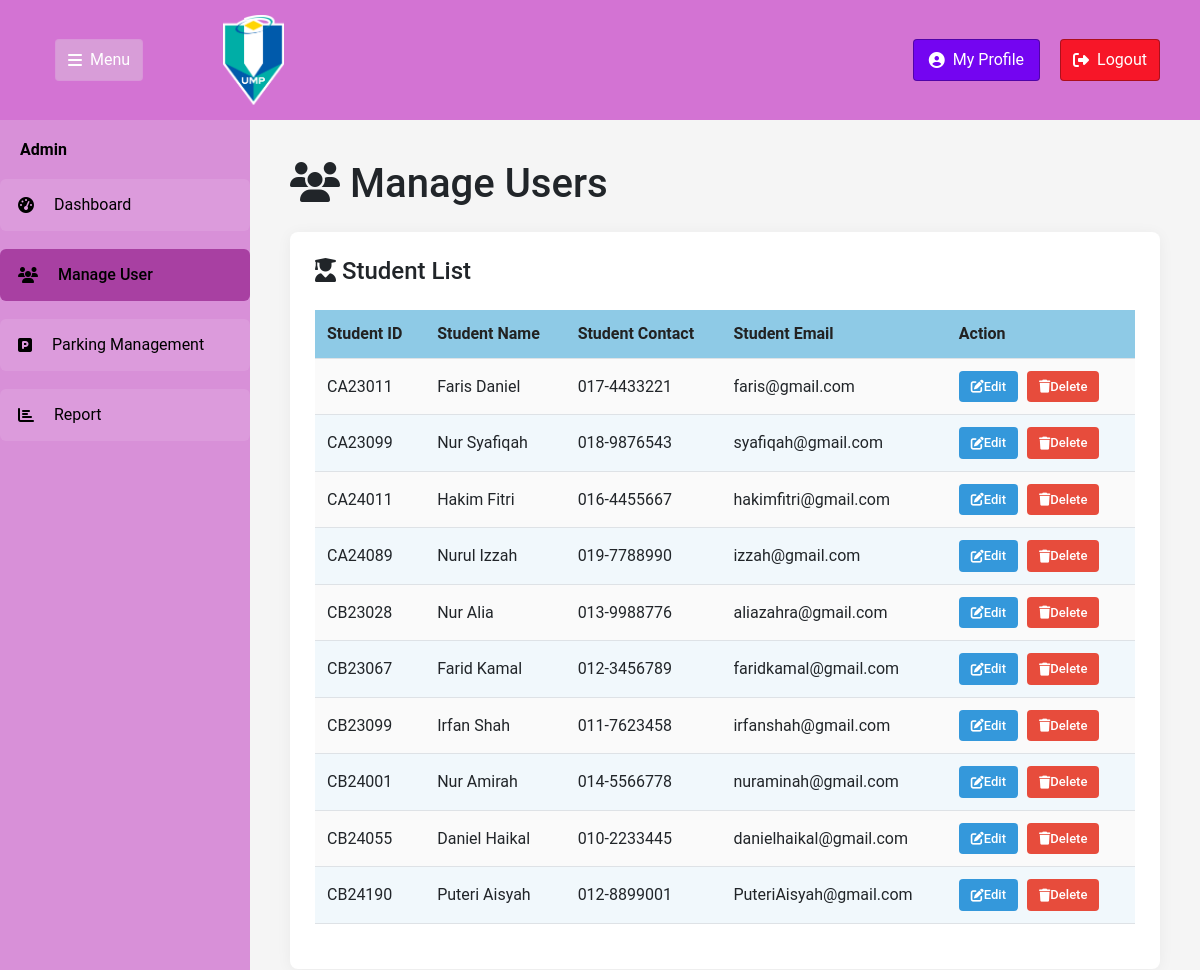
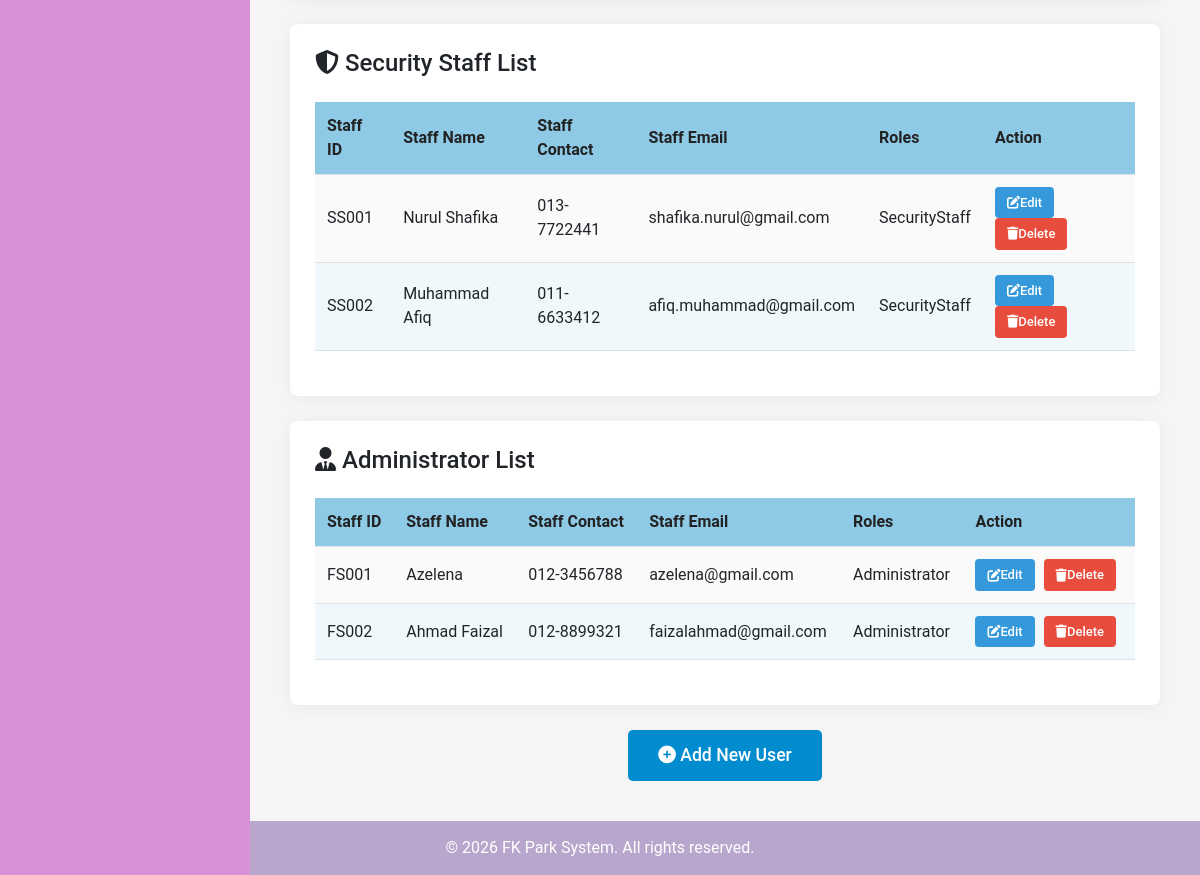
/ManageUser.php (signed in), run on the app's committed database (2 pictures, top to bottom).
### tables this page shows
CREATE TABLE `student` (
  `StudentID` varchar(10) NOT NULL,
  `StudentName` varchar(100) DEFAULT NULL,
  `StudentContact` varchar(20) DEFAULT NULL,
  `StudentEmail` varchar(100) DEFAULT NULL,
  `StudentPic` blob DEFAULT NULL,
  `StudentPassword` varchar(100) DEFAULT NULL
);

CREATE TABLE `staff` (
  `StaffID` varchar(10) NOT NULL,
  `StaffName` varchar(100) DEFAULT NULL,
  `StaffContact` varchar(20) DEFAULT NULL,
  `StaffEmail` varchar(100) DEFAULT NULL,
  `StaffPic` varchar(100) DEFAULT NULL,
  `StaffPassword` varchar(100) DEFAULT NULL,
  `Roles` varchar(50) DEFAULT NULL
);

### ManageUser.php (the view, shortened to what this page needs)
<?php
$conn = new mysqli("localhost", "root", "", "FKParkSystem", 3307);
$admin_id = $_SESSION['user_id'];
$query = "SELECT * FROM staff WHERE StaffID = ?";
$stmt = $conn->prepare($query);
$stmt->bind_param("s", $admin_id);
$stmt->execute();
$result = $stmt->get_result();
$students = [];
$result = $conn->query("SELECT * FROM student");
if ($result) {
    while ($row = $result->fetch_assoc()) {
        $students[] = $row;
    }
}
$security_staff = [];
$result2 = $conn->query("SELECT * FROM staff WHERE Roles = 'SecurityStaff'");
if ($result2) {
    while ($row = $result2->fetch_assoc()) {
        $security_staff[] = $row;
    }
}
$admin_staff = [];
$result3 = $conn->query("SELECT * FROM staff WHERE Roles = 'Administrator'");
if ($result3) {
    while ($row = $result3->fetch_assoc()) {
        $admin_staff[] = $row;
    }
}
?>
<!DOCTYPE html>
<html lang="en">
<head>
    <link href="https://cdn.jsdelivr.net/npm/bootstrap@5.1.3/dist/css/bootstrap.min.css" rel="stylesheet">
    <link rel="stylesheet" href="https://cdnjs.cloudflare.com/ajax/libs/font-awesome/6.4.0/css/all.min.css">
</head>
<body>
    <header class="header">
        <div class="header-left">
            <button class="togglebutton" id="sidebarToggle">
                <i class="fas fa-bars"></i>Menu
            </button>
            <div class="logo">
                <img src="UMPLogo.png" alt="UMPLogo">
            </div>
        </div>
        <div class="header-right">
            <a href="AdminProfile.php" class="profile">
                <i class="fas fa-user-circle"></i> My Profile
            </a>
            <a href="logout.php" class="logoutbutton" onclick="return confirm('Are you sure you want to log out?');">
                <i class="fas fa-sign-out-alt"></i> Logout
            </a>
        </div>
    </header>
    <nav class="sidebar" id="sidebar">
        <h1 class="sidebartitle"><strong>Admin</strong></h1>
        <ul class="menu">
            <li>
                <a href="AdminDashboard.php" class="menutext">
                    <i class="fas fa-tachometer-alt"></i> Dashboard
                </a>
            </li>
            <li>
                <a href="ManageUser.php" class="menutext active">
                    <i class="fas fa-users"></i> Manage User
                </a>
            </li>
            <li>
                <a href="ParkingManagement.php" class="menutext">
                    <i class="fas fa-parking"></i> Parking Management
                </a>
            </li>
            <li>
                <a href="Report.php" class="menutext">
                    <i class="fas fa-chart-bar"></i> Report
                </a>
            </li>
        </ul>
    </nav>
    <div class="container main-container" id="mainContainer">
        <h1 class="mb-4"><i class="fas fa-users"></i> Manage Users</h1>
        <div class="content-card">
            <h4 class="mb-4"><i class="fas fa-user-graduate"></i> Student List</h4>
            <table>
                <thead>
                    <tr>
                        <th>Student ID</th>
                        <th>Student Name</th>
                        <th>Student Contact</th>
                        <th>Student Email</th>
                        <th>Action</th>
                    </tr>
                </thead>
                <tbody>
                    <?php if (empty($students)): ?>
                        <tr>
                            <td colspan="5" class="no-data">No students found.</td>
                        </tr>
                    <?php else: ?>
                        <?php foreach ($students as $stud): ?>
                        <tr>
                            <td><?= htmlspecialchars($stud['StudentID']) ?></td>
                            <td><?= htmlspecialchars($stud['StudentName']) ?></td>
                            <td><?= htmlspecialchars($stud['StudentContact']) ?></td>
                            <td><?= htmlspecialchars($stud['StudentEmail']) ?></td>
                            <td>
                                <button class="btn-action btn-edit" onclick="openEditStudentModal('<?=htmlspecialchars($stud['StudentID'])?>','<?=htmlspecialchars(addslashes($stud['StudentName']))?>','<?=htmlspecialchars($stud['StudentContact'])?>','<?=htmlspecialchars($stud['StudentEmail'])?>')">
                                    <i class="fas fa-edit"></i> Edit
                                </button>
                                <a href="?delete_student=<?= urlencode($stud['StudentID']) ?>" class="btn-action btn-delete" onclick="return confirm('Are you sure you want to delete this student?');">
                                    <i class="fas fa-trash"></i> Delete
                                </a>
                            </td>
                        </tr>
                        <?php endforeach; ?>
                    <?php endif; ?>
                </tbody>
            </table>
        </div>
        <div class="content-card">
            <h4 class="mb-4"><i class="fas fa-shield-alt"></i> Security Staff List</h4>
            <table>
                <thead>
                    <tr>
                        <th>Staff ID</th>
                        <th>Staff Name</th>
                        <th>Staff Contact</th>
                        <th>Staff Email</th>
                        <th>Roles</th>
                        <th>Action</th>
                    </tr>
                </thead>
                <tbody>
                    <?php if (empty($security_staff)): ?>
                        <tr>
                            <td colspan="6" class="no-data">No Security Staff found.</td>
                        </tr>
                    <?php else: ?>
                        <?php foreach ($security_staff as $stf): ?>
                        <tr>
                            <td><?= htmlspecialchars($stf['StaffID']) ?></td>
                            <td><?= htmlspecialchars($stf['StaffName']) ?></td>
                            <td><?= htmlspecialchars($stf['StaffContact']) ?></td>
                            <td><?= htmlspecialchars($stf['StaffEmail']) ?></td>
                            <td><?= htmlspecialchars($stf['Roles']) ?></td>
                            <td>
                                <button class="btn-action btn-edit" onclick="openEditStaffModal('<?=htmlspecialchars($stf['StaffID'])?>','<?=htmlspecialchars(addslashes($stf['StaffName']))?>','<?=htmlspecialchars($stf['StaffContact'])?>','<?=htmlspecialchars($stf['StaffEmail'])?>','<?=htmlspecialchars($stf['Roles'])?>')">
                                    <i class="fas fa-edit"></i> Edit
                                </button>
                                <a href="?delete_staff=<?= urlencode($stf['StaffID']) ?>" class="btn-action btn-delete" onclick="return confirm('Are you sure you want to delete this staff member?');">
                                    <i class="fas fa-trash"></i> Delete
                                </a>
                            </td>
                        </tr>
                        <?php endforeach; ?>
                    <?php endif; ?>
                </tbody>
            </table>
        </div>
        <div class="content-card">
            <h4 class="mb-4"><i class="fas fa-user-tie"></i> Administrator List</h4>
            <table>
                <thead>
                    <tr>
                        <th>Staff ID</th>
                        <th>Staff Name</th>
                        <th>Staff Contact</th>
                        <th>Staff Email</th>
                        <th>Roles</th>
                        <th>Action</th>
                    </tr>
                </thead>
                <tbody>
                    <?php if (empty($admin_staff)): ?>
                        <tr>
                            <td colspan="6" class="no-data">No Administrators found.</td>
                        </tr>
                    <?php else: ?>
                        <?php foreach ($admin_staff as $stf): ?>
                        <tr>
                            <td><?= htmlspecialchars($stf['StaffID']) ?></td>
                            <td><?= htmlspecialchars($stf['StaffName']) ?></td>
                            <td><?= htmlspecialchars($stf['StaffContact']) ?></td>
                            <td><?= htmlspecialchars($stf['StaffEmail']) ?></td>
                            <td><?= htmlspecialchars($stf['Roles']) ?></td>
                            <td>
                                <button class="btn-action btn-edit" onclick="openEditStaffModal('<?=htmlspecialchars($stf['StaffID'])?>','<?=htmlspecialchars(addslashes($stf['StaffName']))?>','<?=htmlspecialchars($stf['StaffContact'])?>','<?=htmlspecialchars($stf['StaffEmail'])?>','<?=htmlspecialchars($stf['Roles'])?>')">
                                    <i class="fas fa-edit"></i> Edit
                                </button>
                                <a href="?delete_staff=<?= urlencode($stf['StaffID']) ?>" class="btn-action btn-delete" onclick="return confirm('Are you sure you want to delete this administrator?');">
                                    <i class="fas fa-trash"></i> Delete
                                </a>
                            </td>
                        </tr>
                        <?php endforeach; ?>
                    <?php endif; ?>
                </tbody>
            </table>
        </div>
        <div class="text-center mt-4">
            <button class="btn-add" onclick="openAddUserModal()">
                <i class="fas fa-plus-circle"></i> Add New User
            </button>
        </div>
    </div>
    <footer id="footer">
        <div class="container">
            <p class="mb-0">&copy; <?php echo date('Y'); ?> FK Park System. All rights reserved.</p>
        </div>
    </footer>
</body>
</html>

### ManageUser.php (style rules this page uses)
body { background-color: #f5f5f5; font-family: 'Roboto', sans-serif; margin: 0; padding: 0; display: flex; flex-direction: column; min-height: 100vh; }
.header { background-color: #d373d3ff; display: flex; justify-content: space-between; align-items: center; padding: 0 20px; position: fixed; width: 100%; height: 120px; box-sizing: border-box; z-index: 1000; top: 0; left: 0; }
.header-left { display: flex; align-items: center; gap: 20px; padding: 0 35px; }
.header-right { display: flex; align-items: center; gap: 20px; padding-right: 20px; }
.togglebutton { background-color: #daa5dad7; color: white; border: 1px solid #d890d89c; padding: 8px 12px; border-radius: 4px; cursor: pointer; font-size: 1rem; display: flex; align-items: center; gap: 8px; }
.logo { display: flex; gap: 20px; align-items: center; padding: 0 60px; }
.logo img { height: 90px; width: auto; }
.sidebar { background-color: #d890d8ff; width: 250px; color: black; position: fixed; top: 120px; left: 0; bottom: 0; padding: 20px 0; box-sizing: border-box; transition: all 0.3s ease; z-index: 999; }
.sidebartitle { color: black; font-size: 1rem; margin-bottom: 20px; padding: 0 20px; }
.menu { display: flex; flex-direction: column; gap: 18px; padding: 0; margin: 0; list-style: none; }
.menutext { background-color: rgba(255, 255, 255, 0.1); border-radius: 6px; padding: 14px 18px; color: black; cursor: pointer; transition: all 0.2s; display: flex; align-items: center; gap: 20px; }
.menu a { text-decoration: none; color: inherit; }
.menutext.active { background-color: #a03198d5; font-weight: 500; }
.profile { background-color: #7405f1ff; color: white; border: 1px solid rgba(0, 0, 0, 0.3); padding: 8px 15px; border-radius: 4px; cursor: pointer; font-size: 1rem; display: flex; align-items: center; gap: 8px; transition: all 0.2s; text-decoration: none; }
.logoutbutton { background-color: rgba(255, 0, 0, 0.81); color: white; border: 1px solid rgba(0, 0, 0, 0.3); padding: 8px 12px; border-radius: 4px; cursor: pointer; font-size: 1rem; display: flex; align-items: center; gap: 8px; text-decoration: none; }
.main-container { margin-left: 250px; margin-top: 120px; padding: 40px; box-sizing: border-box; flex: 1; transition: margin-left 0.3s ease; width: calc(100% - 250px); }
.content-card { background-color: white; padding: 25px; border-radius: 8px; margin-bottom: 25px; box-shadow: 0 2px 15px rgba(0,0,0,0.05); }
table { width: 100%; background: #fafafa; margin-bottom: 20px; border-collapse: collapse; }
th, td { padding: 12px; text-align: left; border-bottom: 1px solid #dee2e6; }
th { background: #8ecae6; color: #222; font-weight: 600; }
tr:nth-child(even) { background: #f1f8fc; }
.btn-action { padding: 6px 12px; border: none; border-radius: 4px; cursor: pointer; font-size: 13px; font-weight: 500; transition: all 0.2s; display: inline-flex; align-items: center; justify-content: center; text-decoration: none; margin-right: 5px; }
.btn-edit { background-color: #3498db; color: white; }
.btn-delete { background-color: #e74c3c; color: white; }
.btn-add { background-color: #008CCF; color: white; padding: 12px 30px; border: none; border-radius: 5px; font-weight: 500; cursor: pointer; display: inline-block; text-decoration: none; font-size: 1.1rem; }
footer { background-color: #b8a6ccff; color: white; padding: 15px 0; text-align: center; width: 100%; margin-top: auto; position: relative; bottom: 0; left: 0; transition: margin-left 0.3s ease; }

### data on the page
student: StudentID "CA23011", StudentName "Faris Daniel", StudentContact "017-4433221", StudentEmail "faris@gmail.com"
student: StudentID "CA23099", StudentName "Nur Syafiqah", StudentContact "018-9876543", StudentEmail "syafiqah@gmail.com"
student: StudentID "CA24011", StudentName "Hakim Fitri", StudentContact "016-4455667", StudentEmail "hakimfitri@gmail.com"
student: StudentID "CA24089", StudentName "Nurul Izzah", StudentContact "019-7788990", StudentEmail "izzah@gmail.com"
student: StudentID "CB23028", StudentName "Nur Alia", StudentContact "013-9988776", StudentEmail "aliazahra@gmail.com"
student: StudentID "CB23067", StudentName "Farid Kamal", StudentContact "012-3456789", StudentEmail "faridkamal@gmail.com"
student: StudentID "CB23099", StudentName "Irfan Shah", StudentContact "011-7623458", StudentEmail "irfanshah@gmail.com"
student: StudentID "CB24001", StudentName "Nur Amirah", StudentContact "014-5566778", StudentEmail "nuraminah@gmail.com"
student: StudentID "CB24055", StudentName "Daniel Haikal", StudentContact "010-2233445", StudentEmail "danielhaikal@gmail.com"
student: StudentID "CB24190", StudentName "Puteri Aisyah", StudentContact "012-8899001", StudentEmail "PuteriAisyah@gmail.com"
staff: StaffID "SS001", StaffName "Nurul Shafika", StaffContact "013-7722441", StaffEmail "shafika.nurul@gmail.com", Roles "SecurityStaff"
staff: StaffID "SS002", StaffName "Muhammad Afiq", StaffContact "011-6633412", StaffEmail "afiq.muhammad@gmail.com", Roles "SecurityStaff"
staff: StaffID "FS001", StaffName "Azelena", StaffContact "012-3456788", StaffEmail "azelena@gmail.com", Roles "Administrator"
staff: StaffID "FS002", StaffName "Ahmad Faizal", StaffContact "012-8899321", StaffEmail "faizalahmad@gmail.com", Roles "Administrator"
